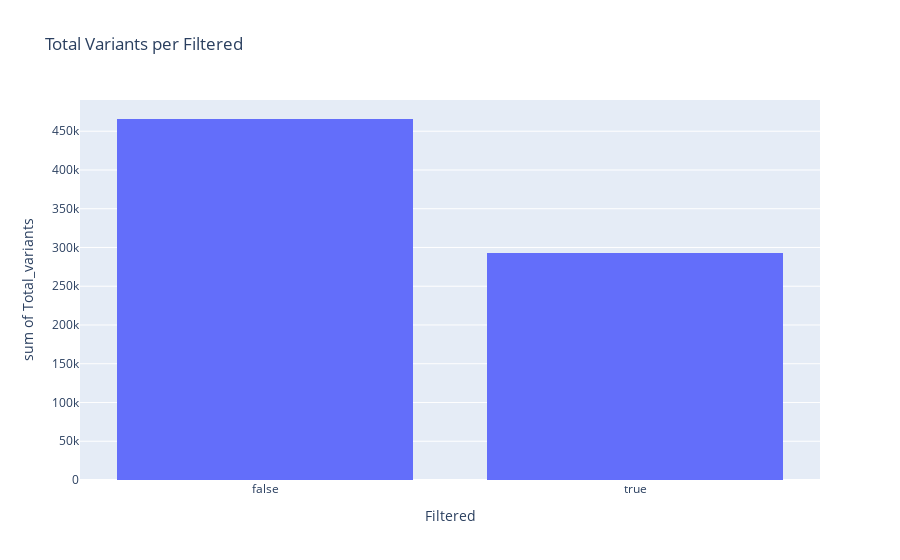

Notebook code cell kept with this figure:
### Code cell
# Plotting
fig1 = px.bar(df_melted, x='Sample_ID', y='Score', title='Variant Detection Metrics',
              labels={'Score': 'Score', 'Sample_ID': 'Sample ID'},
              color='Filtered', facet_col='Metric')

fig1.update_xaxes(tickangle=45)

fig5 = px.bar(df, x='Filtered', y=['F1_Score', 'Precision', 'Accuracy'], title='Variant Detection Metrics',
              labels={'value': 'Score', 'variable': 'Metric'},
              color='Filtered')

fig2 = px.scatter(df, x='Filtered', y='Shared_Percentage', title='Shared Percentage per Filtered')

fig3 = px.box(df, x='Filtered', y='Shared_Variants', title='Distribution of Shared Variants per Filtered')

fig4 = px.histogram(df, x='Filtered', y='Total_variants', title='Total Variants per Filtered')

# Display all plots in a single Jupyter notebook
fig4.show()

# fig1.show()
# fig2.show()
# fig3.show()

### Figure 1 — Plotly figure (JSON) as saved in the notebook; plotly's stock layout.template omitted (floating-point values rounded to 4 significant figures; data arrays with more than 128 entries replaced by an {"elided": "..."} marker saying what was removed)
{"data": [{"alignmentgroup": "True", "bingroup": "x", "histfunc": "sum", "hovertemplate": "Filtered=%{x}<br>sum of Total_variants=%{y}<extra></extra>", "legendgroup": "", "marker": {"color": "#636efa", "pattern": {"shape": ""}}, "name": "", "offsetgroup": "", "orientation": "v", "showlegend": false, "type": "histogram", "x": {"elided": "196 bool values"}, "xaxis": "x", "y": {"elided": "196 int values"}, "yaxis": "y"}], "layout": {"barmode": "relative", "legend": {"tracegroupgap": 0}, "title": {"text": "Total Variants per Filtered"}, "xaxis": {"anchor": "y", "domain": [0, 1], "title": {"text": "Filtered"}}, "yaxis": {"anchor": "x", "domain": [0, 1], "title": {"text": "sum of Total_variants"}}}}
